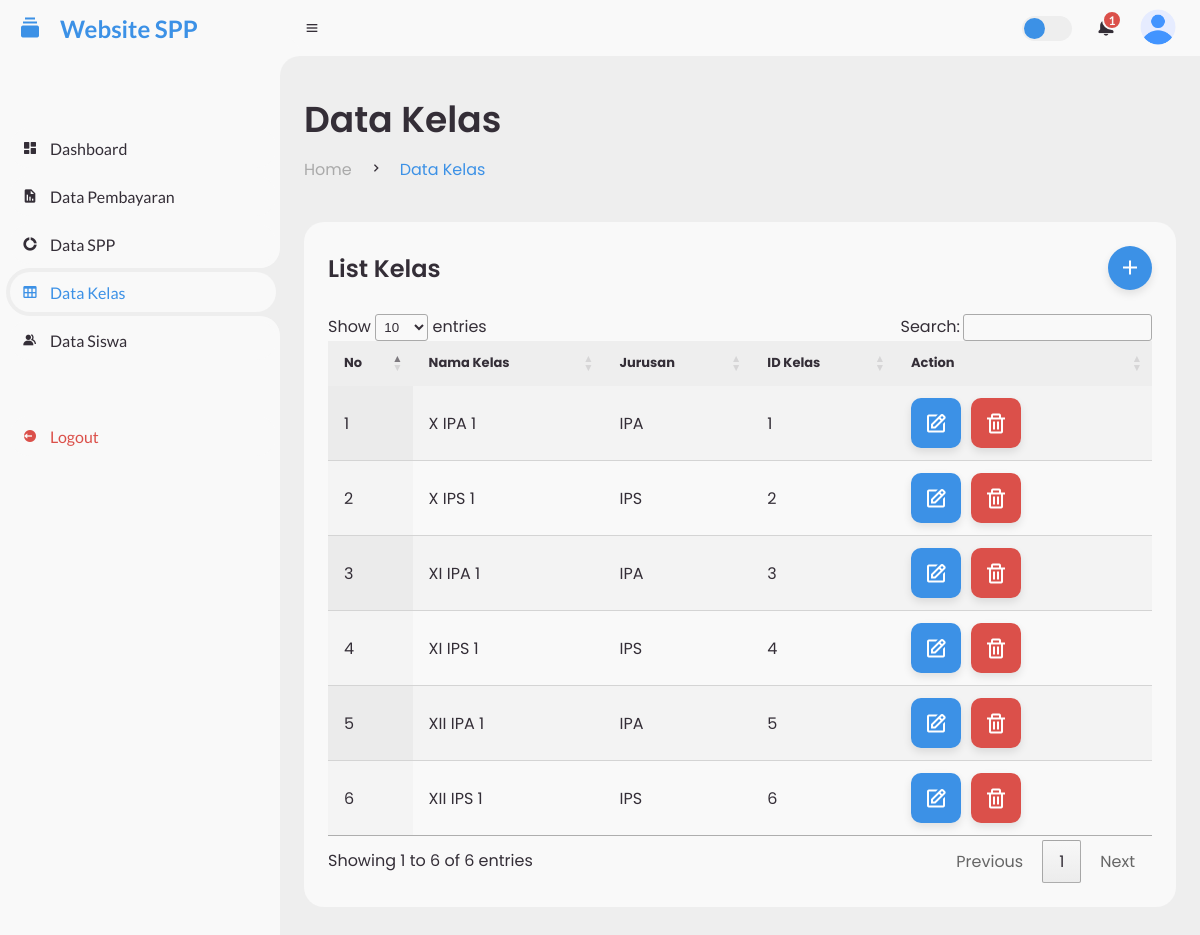
Page /kelas.php (signed in) on the committed database.
### tables this page shows
CREATE TABLE `kelas` (
  `id_kelas` int(11) NOT NULL,
  `nama_kelas` varchar(50) DEFAULT NULL,
  `jurusan` varchar(50) DEFAULT NULL
);

### kelas.php (the view, shortened to what this page needs)
<?php
include('koneksi.php');
?>
<!DOCTYPE html>
<html lang="en">
<head>
    <link href='https://unpkg.com/boxicons@2.0.9/css/boxicons.min.css' rel='stylesheet'>
    <link rel="stylesheet" href="css/style.css">
    <link rel="stylesheet" type="text/css" href="https://cdn.datatables.net/1.11.5/css/jquery.dataTables.css">
</head>
<body>
	<section id="sidebar">
		<a href="dashboard.php" class="brand">
			<i class='bx bxs-collection'></i>
			<span class="text">Website SPP</span>
		</a>
		<ul class="side-menu top">
			<li>
				<a href="dashboard.php">
					<i class='bx bxs-dashboard' ></i>
					<span class="text">Dashboard</span>
				</a>
			</li>
			<li>
				<a href="pembayaran.php">
					<i class='bx bxs-report'></i>
					<span class="text">Data Pembayaran</span>
				</a>
			</li>
			<li>
				<a href="spp.php">
					<i class='bx bxs-doughnut-chart' ></i>
					<span class="text">Data SPP</span>
				</a>
			</li>
			<li class="active">
				<a href="kelas.php">
					<i class='bx bx-table'></i>
					<span class="text">Data Kelas</span>
				</a>
			</li>
			<li>
				<a href="siswa.php">
					<i class='bx bxs-group' ></i>
					<span class="text">Data Siswa</span>
				</a>
			</li>
		</ul>
		<ul class="side-menu">
			<li>
				<a href="index.php" class="logout">
					<i class='bx bxs-log-out-circle' ></i>
					<span class="text">Logout</span>
				</a>
			</li>
		</ul>
	</section>
    <section id="content">
		<nav>
			<i class='bx bx-menu' ></i>
			<label for="switch-mode" class="switch-mode"></label>
			<a href="#" class="notification">
				<span class="num">1</span>
			</a>
			<a href="#" class="profile">
				<img src="img/user.png">
			</a>
		</nav>
        <main>
            <div class="head-title">
				<div class="left">
					<h1>Data Kelas</h1>
					<ul class="breadcrumb">
						<li>
							<a href="dashboard.php">Home</a>
						</li>
						<li><i class='bx bx-chevron-right' ></i></li>
						<li>
							<a class="active" href="#">Data Kelas</a>
						</li>
					</ul>
            </div>
            <div class="table-data">
                <div class="order">
                    <div class="head">
                        <h3>List Kelas</h3>
                        <a href="add-kelas.php" class="btn-add"><i class="bx bx-plus"></i></a>
                    </div>
                    <table id="paymentTable" class="display">
                        <thead>
                            <tr>
                                <th>No</th>
                                <th>Nama Kelas</th>
                                <th>Jurusan</th>
                                <th>ID Kelas</th>
                                <th>Action</th>
                            </tr>
                        </thead>
                        <tbody>
                            <?php
                            $sql = "SELECT * FROM kelas";
                            $result = mysqli_query($koneksi, $sql);
                            $counter = 1;
                            if (mysqli_num_rows($result) > 0) {
                                while($row = mysqli_fetch_assoc($result)) {
                                    echo "<tr>";
                                    echo "<td>" . $counter . "</td>";
                                    echo "<td>" . $row["nama_kelas"] . "</td>";
                                    echo "<td>" . $row["jurusan"] . "</td>";
                                    echo "<td>" . $row["id_kelas"] . "</td>";
                                    echo "<td>";
                                    echo "<a href='edit-kelas.php?id_kelas=" . $row["id_kelas"] . "' class='btn-edit'><i class='bx bx-edit'></i></a>";
                                    echo "<a href='#' class='btn-delete' data-id='" . $row["id_kelas"] . "'><i class='bx bx-trash'></i></a>";
                                    echo "</td>";
                                    echo "</tr>";
                                    $counter++;
                                }
                            } else {
                                echo "<tr><td colspan='5'>No records found</td></tr>";
                            }
                            ?>
                        </tbody>
                    </table>
                </div>
            </div>
        </main>
    </section>
</body>
</html>

### rows in the picture
kelas: nama_kelas "X IPA 1", jurusan "IPA", id_kelas "1"
kelas: nama_kelas "X IPS 1", jurusan "IPS", id_kelas "2"
kelas: nama_kelas "XI IPA 1", jurusan "IPA", id_kelas "3"
kelas: nama_kelas "XI IPS 1", jurusan "IPS", id_kelas "4"
kelas: nama_kelas "XII IPA 1", jurusan "IPA", id_kelas "5"
kelas: nama_kelas "XII IPS 1", jurusan "IPS", id_kelas "6"
